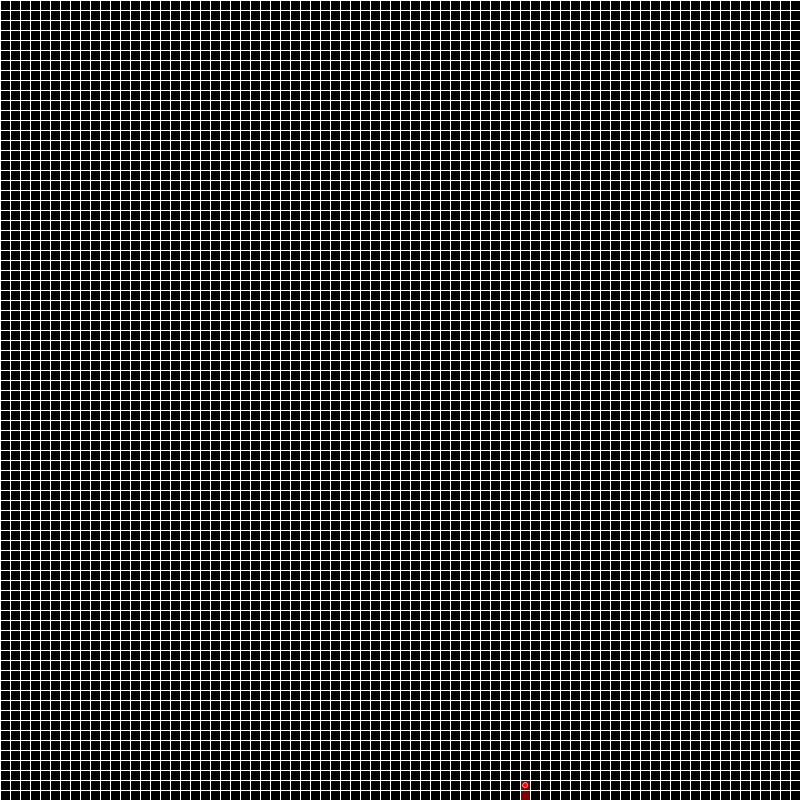
Frame 1 (no input)
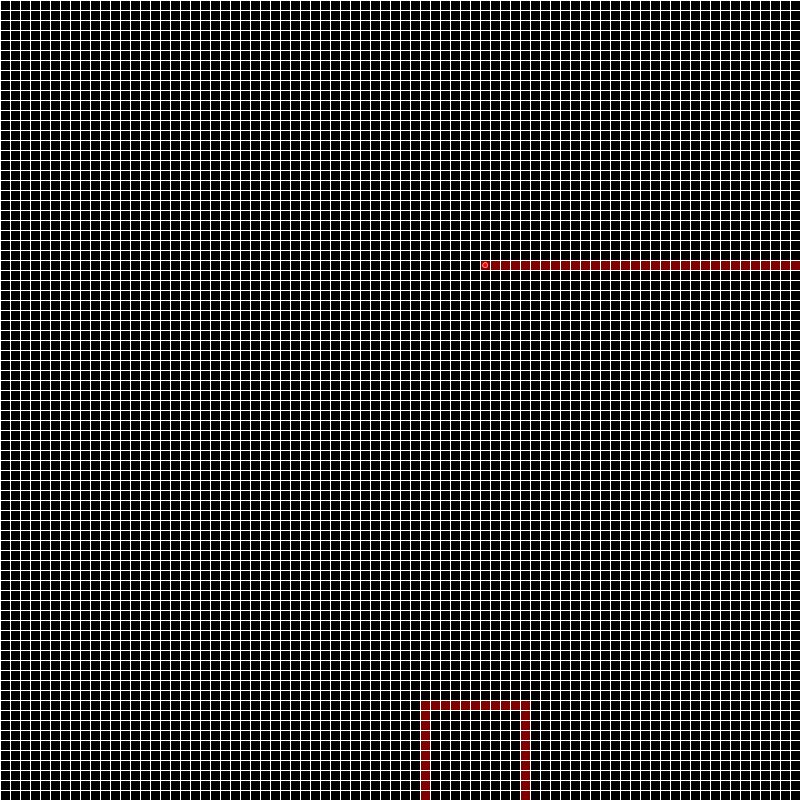
Frame 60 (the mouse pressed at the canvas centre just before this capture)
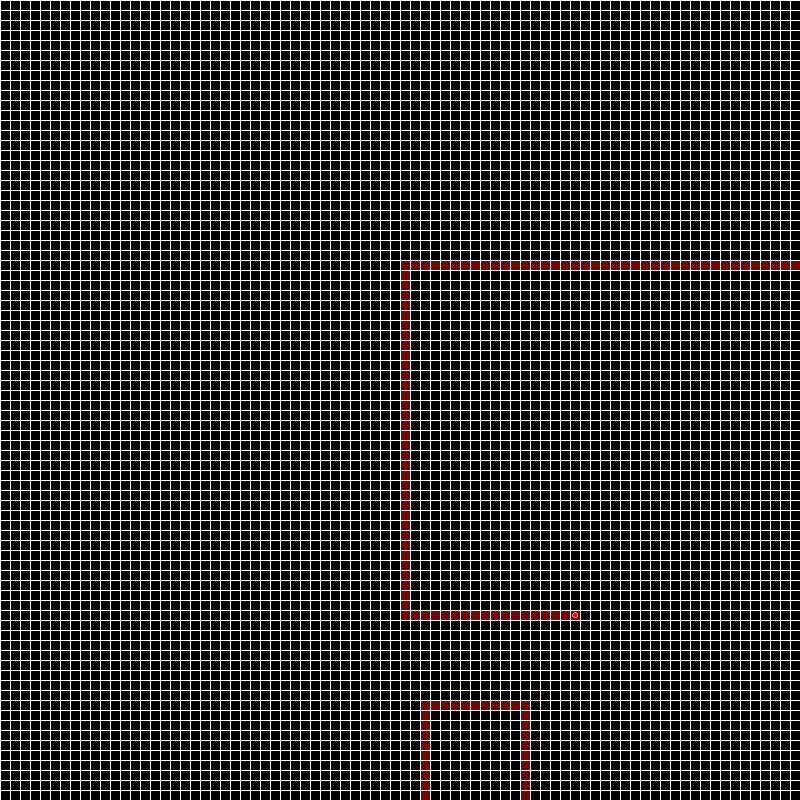
Frame 120 (the mouse held since frame 60 and released just before this capture)

The Processing sketch that drew these frames (run headless with seeded random() and noise(); from frame 60 on, the mouse is pressed at the canvas centre):

// Processing sketch: roads_graphocs
// ── roads_graphocs.pde
final int TILE_SIZE = 10;
Tile[][] tiles;
final int SCREEN_WIDTH = 800;
final int SCREEN_HEIGHT = 800;
final int TILES_ACROSS = SCREEN_WIDTH / TILE_SIZE;
final int TILES_DOWN = SCREEN_HEIGHT / TILE_SIZE;




PImage spriteSheet;

void settings() {
  size(SCREEN_WIDTH, SCREEN_HEIGHT);
}
void setup() {


  tiles = new Tile[TILES_ACROSS][TILES_DOWN];

  for (int x = 0; x < tiles.length; x += 1) {
    for (int y = 0; y < tiles[x].length; y += 1) {
      Tile t = new Tile(x, y);
      tiles[x][y] = t;
    }
  }
  
  int x = floor(random(TILES_ACROSS));
  x += x % 2;
  
  turtles.add(new Turtle(x, TILES_DOWN - 1, NORTH));
}

void draw() {
  background(0);
  for (int x = 0; x < tiles.length; x += 1) {
    for (int y = 0; y < tiles[x].length; y += 1) {
      Tile t = tiles[x][y];

      t.draw();
    }
  }
  
  for (int i = turtles.size()-1; i >= 0; i -= 1){
    Turtle t = turtles.get(i);
    t.update();
    t.draw();
    if (!t.alive) {
      turtles.remove(i);
    }
  }
  
  if (turtles.size() == 0) {
    int a = floor(random(100));
    int b = floor(random(100));
    int x = -1;
    int y = -1;
    int facing = NORTH;
    if (a % 2 == 0) {
      x = floor(random(TILES_ACROSS));
      x += x % 2;
      y = 0;
      facing = SOUTH;
      if (b % 2 == 0) {
        y = TILES_DOWN - 1;
        facing = NORTH;
      }
    } else {
      y = floor(random(TILES_DOWN));
      y += y % 2;
      x = 0;
      facing = EAST;
      if (b % 2 == 0) {
        x = TILES_ACROSS - 1;
        facing = WEST;
      }
    }
    if (!OOB(x,y)) {
      turtles.add(new Turtle(x,y,facing));
    }
  }
  
  for (Tile t : path) {
    stroke(255);
    fill(255,0,0,128);
    rect(t.world_x, t.world_y, TILE_SIZE, TILE_SIZE);
  }
}


final int NORTH = 0;
final int EAST = 1;
final int SOUTH = 2;
final int WEST = 3;
ArrayList<Turtle> turtles = new ArrayList<Turtle>();



int XY(int x) {
  return TILE_SIZE * x;
}

int MXY(int x) {
  return (TILE_SIZE * x) + (TILE_SIZE / 2);
}


boolean OOB(int x, int y) {
  return (x < 0 || x > TILES_ACROSS-1 || y < 0 || y > TILES_DOWN-1);
}

// ── Tile.pde
class Tile {
  int hashCode() {
    return (x + "_" + y).hashCode();
  }
  
  boolean equals(Tile o) {
    return (hashCode() == o.hashCode());
      
    
  }
  ArrayList<Tile> neighbours; 
  final float world_x, world_y;
  final int x, y;
  PImage sprite;
  Tile(int x, int y) {
    this.x = x;
    this.y = y;
    world_x = x * TILE_SIZE;
    world_y = y * TILE_SIZE;
  }

  void draw() {
    stroke(255);
    fill(0);
    rect(world_x, world_y, TILE_SIZE, TILE_SIZE);
  }
}

// ── Turtle.pde
ArrayList<Tile> path = new ArrayList<Tile>();
HashMap<Tile, Tile> cameFrom = new HashMap<Tile, Tile>();
Tile getTile(int x, int y) {
  if (!OOB(x, y)) {
    return tiles[x][y];
  } else {
    return null;
  }
}
class Turtle {
  int changeCounter = 4;
  int x, y;
  int facing;
  ArrayList<Integer> directions = new ArrayList<Integer>();
  boolean alive = true;
  Tile prev;
  Tile current;
  Turtle(int x, int y, int facing) {
    this.x = x;
    this.y = y;
    this.facing = facing;
    prev = getTile(x, y);
    if (!path.contains(prev)) {
      path.add(prev);
    }
  }

  void addTile(int x, int y) {
    current = getTile(x, y);
    cameFrom.put(prev, current);
    if (!path.contains(current)) {
      path.add(current);
    }
    prev = current;
  }
  void update() {
    if (!alive) return;
    int nx = x;
    int ny = y;
    if (changeCounter <= 0) {
      directions.clear(); 
      for (int i = 0; i < 4; i += 1) {
        directions.add(facing);
      }
      switch(facing) {
      case NORTH:
      case SOUTH:
        directions.add(EAST);
        directions.add(WEST);
        break;
      case WEST:
      case EAST:
        directions.add(NORTH);
        directions.add(SOUTH);
        break;
      }

      facing = directions.get(floor(random(directions.size())));
      changeCounter = 4;
    } else {
      changeCounter -= 1;
    }
    switch (facing) {
    case NORTH:
      ny -= 1;

      break;
    case SOUTH:
      ny += 1;
      break;
    case WEST:
      nx -= 1;
      break;
    case EAST:
      nx += 1;
      break;
    }

    if (!OOB(nx, ny)) {
      x = nx;
      y = ny;
      addTile(x, y);
    } else {
      alive = false;
    }
  }

  void draw() {
    stroke(255);
    fill(255, 0, 0);
    ellipse(MXY(x), MXY(y), 5, 5);
  }
}
